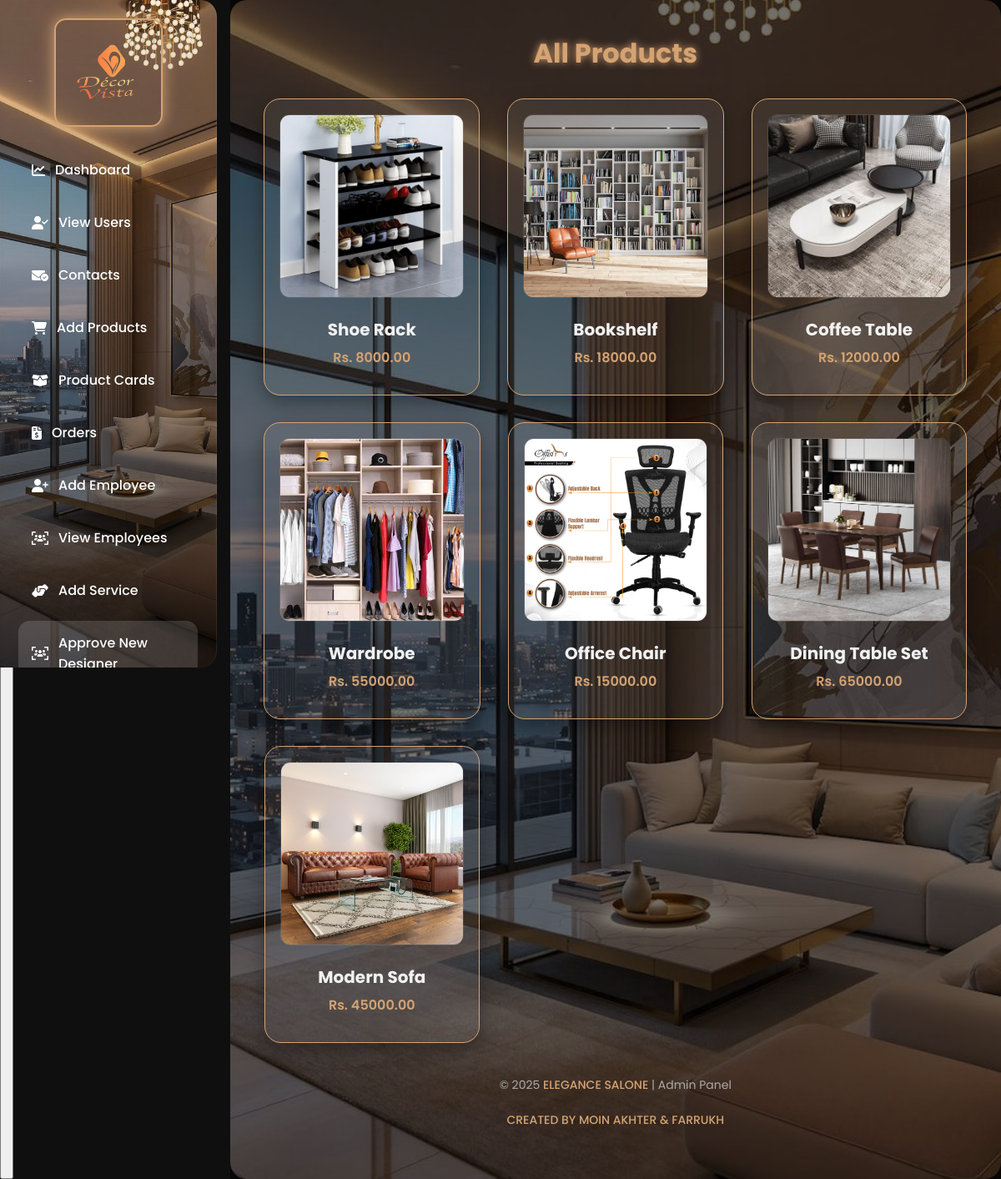
Page /view_products_cards.php (signed in) on the committed database.
### tables this page shows
CREATE TABLE `products` (
  `id` int(11) NOT NULL,
  `name` varchar(255) NOT NULL,
  `description` text DEFAULT NULL,
  `price` decimal(10,2) NOT NULL,
  `qty` int(11) NOT NULL,
  `image` varchar(255) DEFAULT NULL
);

### view_products_cards.php (the view, shortened to what this page needs)
<?php
include 'db.php';
$query = "SELECT * FROM products ORDER BY id DESC";
$result = mysqli_query($conn, $query);
?>
<!DOCTYPE html>
<html lang="en">
<head>
  <link rel="stylesheet" href="https://cdnjs.cloudflare.com/ajax/libs/font-awesome/6.4.0/css/all.min.css">
</head>
<body>
  <button class="toggle-btn" onclick="toggleSidebar()">
  </button>
  <div class="sidebar">
    <div class="logo">
      <img src="decorevistaimages/logo.png" alt="Logo" />
    </div>
  <nav>
            <a href="admin.php"><i class="fa-solid fa-chart-line"></i> Dashboard</a>
            <a href="Signup_view.php"><i class="fa-solid fa-user-check"></i> View Users</a>
            <a href="contect_view.php"><i class="fa-solid fa-envelope-circle-check"></i> Contacts</a>
            <a href="admin_add_product3.php"><i class="fa-solid fa-cart-shopping"></i> Add Products</a>
            <a href="view_products_cards.php"><i class="fa-solid fa-box-open"></i> Product Cards</a>
            <a href="admin_order.php"><i class="fa-solid fa-file-invoice-dollar"></i> Orders</a>
            <a href="admin_add_employee.php"><i class="fa-solid fa-user-plus"></i> Add Employee</a>
            <a href="admin_view_employee.php"><i class="fa-solid fa-users-viewfinder"></i> View Employees</a>
            <a href="appointment_service_add.php"><i class="fa-solid fa-handshake-angle"></i> Add Service</a>
            <a href="designer-approval.php" style="background:rgba(255,255,255,0.15);"><i
                    class="fa-solid fa-users-viewfinder"></i> Approve New Designer</a>
        </nav>
  </div>
<div class="main-content">
  <h2>All Products</h2>
  <div class="product-grid">
    <?php while ($row = mysqli_fetch_assoc($result)) : ?>
      <div class="product-card">
        <img src="<?= $row['image']; ?>" alt="<?= $row['name']; ?>">
        <h3><?= $row['name']; ?></h3>
        <p class="product-price">Rs. <?= $row['price']; ?></p>
      </div>
    <?php endwhile; ?>
  </div>
  <footer>
    &copy; <?= date("Y") ?> <span>ELEGANCE SALONE</span> | Admin Panel<br><br>
    <span>CREATED BY MOIN AKHTER & FARRUKH</span>
  </footer>
</div>
</body>
</html>

### view_products_cards.php (style rules this page uses)
:root { --brand-accent: #d4a373; --brand-hover: #b89560; --accent-light: #ffffff; --bg-dark: #0f0f0f; --card-bg: rgba(255, 255, 255, 0.06); --text-light: #f1f1f1; --sidebar-width: 260px; --shadow-glow: 0 0 18px var(--brand-accent); --glass-blur: blur(16px); }
* { margin: 0; padding: 0; box-sizing: border-box; }
body { font-family: 'Poppins', sans-serif; background: var(--bg-dark); color: var(--text-light); display: flex; min-height: 100vh; overflow-x: hidden; }
.sidebar { width: var(--sidebar-width); background: linear-gradient(180deg, rgba(212,163,115,0.1), rgba(0,0,0,0.7)), url('decorevistaimages/aaca7cec36ff5dd44456a145fc7a6b70.jpg') center/cover no-repeat; padding: 22px; position: fixed; height: 100vh; overflow-y: auto; border-right: 1px solid rgba(255, 255, 255, 0.08); backdrop-filter: var(--glass-blur); z-index: 1001; border-radius: 0 20px 20px 0; transition: transform 0.3s ease-in-out; }
.sidebar .logo img { width: 130px; border-radius: 14px; border: 2px solid var(--brand-accent); box-shadow: var(--shadow-glow); display: block; margin: 0 auto 25px; }
.sidebar nav a { display: flex; align-items: center; color: #fff; text-decoration: none; padding: 14px 16px; margin: 10px 0; border-radius: 14px; font-weight: 500; font-size: 16px; gap: 12px; transition: 0.35s ease; }
.main-content { margin-left: var(--sidebar-width); padding: 40px; flex: 1; width: calc(100% - var(--sidebar-width)); background: url('decorevistaimages/aaca7cec36ff5dd44456a145fc7a6b70.jpg ') center/cover no-repeat; position: relative; z-index: 1; min-height: 100vh; border-radius: 20px; }
.main-content::before { content: ''; position: absolute; inset: 0; background: rgba(0,0,0,0.55); z-index: 0; }
.main-content > * { position: relative; z-index: 1; }
h2 { font-size: 32px; color: var(--brand-accent); margin-bottom: 30px; text-align: center; text-shadow: 0 0 10px var(--brand-accent); }
.product-grid { display: grid; grid-template-columns: repeat(auto-fit, minmax(260px, 1fr)); gap: 2rem; justify-items: center; }
.product-card { background: var(--card-bg); border-radius: 20px; padding: 18px; border: 1px solid var(--brand-accent); text-align: center; color: var(--text-light); box-shadow: 0 8px 22px rgba(0,0,0,0.35); transition: 0.3s ease, transform 0.3s ease; max-width: 300px; }
.product-card img { width: 100%; height: 220px; object-fit: cover; border-radius: 12px; margin-bottom: 16px; border: 1px solid rgba(255,255,255,0.1); }
.product-card h3 { font-size: 20px; margin-bottom: 6px; }
.product-price { color: var(--brand-accent); font-weight: 600; margin-bottom: 14px; }
footer { text-align: center; padding: 40px 10px 20px; font-size: 14px; color: #aaa; }
footer span { color: var(--brand-accent); font-weight: 500; }

### rows in the picture
products: image (picture), name "Shoe Rack", price "8000.00"
products: image (picture), name "Bookshelf", price "18000.00"
products: image (picture), name "Coffee Table", price "12000.00"
products: image (picture), name "Wardrobe", price "55000.00"
products: image (picture), name "Office Chair", price "15000.00"
products: image (picture), name "Dining Table Set", price "65000.00"
products: image (picture), name "Modern Sofa", price "45000.00"
